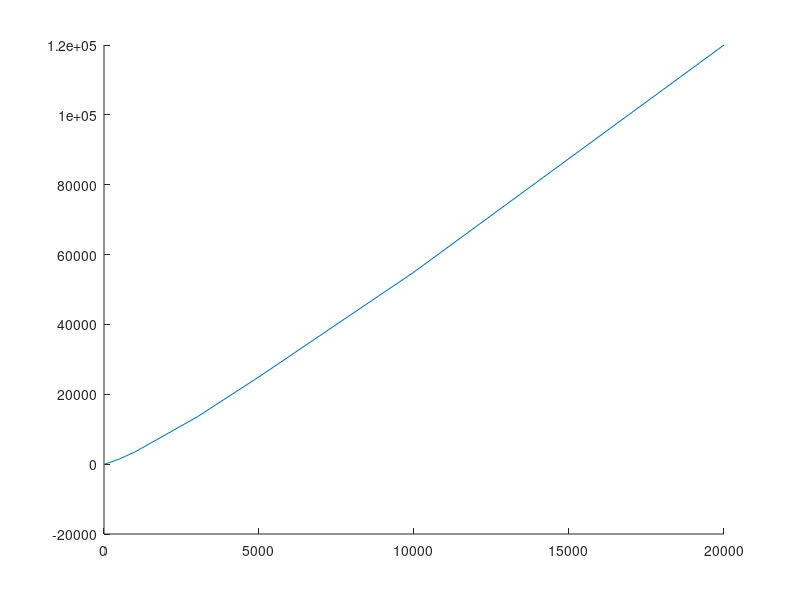

Here is the MATLAB script that generated this plot: (Note: this script raises an error after producing the figure.)

x = [-1, 0, 1, 2, 3, 5, 7,15, 20, 100, 409, 500, 593, 1000, 1471, 1500, 2801, 3000, 5000, 10000, 20000]
odds = [0,2,20,100,500,1000,1500,3000,5000,10000,20000]
evens = [-1,1,3,5,7,15,409,593,1471,2801]

odd = (ceil(log2(odds/2))-2).*(floor((odds/2)))
even = (ceil(log2(evens/2))-2).*(floor((evens/2)+1))    

% fprintf("ODDS\n")
% fprintf('[%d] -> %d\n', odd, odds)
% fprintf("EVENS\n")
% fprintf('[%d] -> %d\n', even, evens)

hold on
test = plot(odds, odd)
test.Marker = 'o'
test.Color = 'b'
ylabel('f(n)');
xlabel('x');

second = plot(evens, even)
second.Marker = 'o'
second.Color = 'b'
hold off